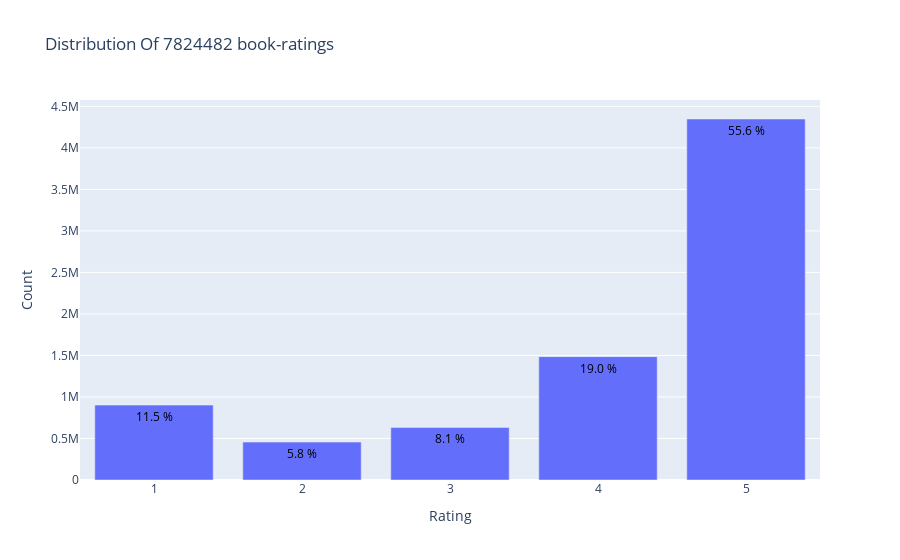

Source (notebook cell):
### Code cell
from plotly.offline import init_notebook_mode, plot, iplot
import plotly.graph_objs as go
init_notebook_mode(connected=True)

data_1 = data['ratings'].value_counts().sort_index(ascending=False)
trace = go.Bar(x = data_1.index,
               text = ['{:.1f} %'.format(val) for val in (data_1.values / data.shape[0] * 100)],
               textposition = 'auto',
               textfont = dict(color = '#000000'),
               y = data_1.values,
               )
# Create layout
layout = dict(title = 'Distribution Of {} book-ratings'.format(data.shape[0]),
              xaxis = dict(title = 'Rating'),
              yaxis = dict(title = 'Count'))
# Create plot
fig = go.Figure(data=[trace], layout=layout)
iplot(fig)

### Figure 1 — Plotly figure (JSON) as saved in the notebook; plotly's stock layout.template omitted (floating-point values rounded to 4 significant figures)
{"data": [{"text": ["55.6 %", "19.0 %", "8.1 %", "5.8 %", "11.5 %"], "textfont": {"color": "#000000"}, "textposition": "auto", "type": "bar", "x": [5, 4, 3, 2, 1], "y": [4347541, 1485781, 633073, 456322, 901765]}], "layout": {"title": {"text": "Distribution Of 7824482 book-ratings"}, "xaxis": {"title": {"text": "Rating"}}, "yaxis": {"title": {"text": "Count"}}}}
